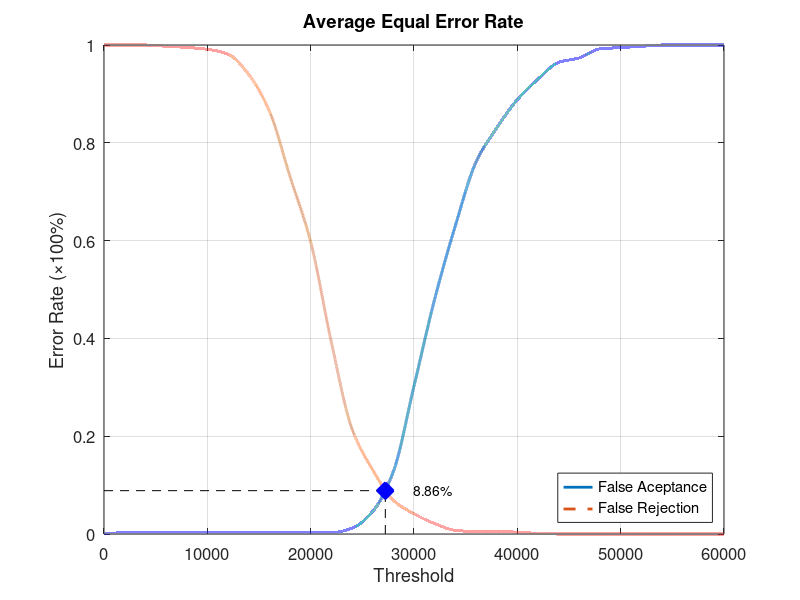
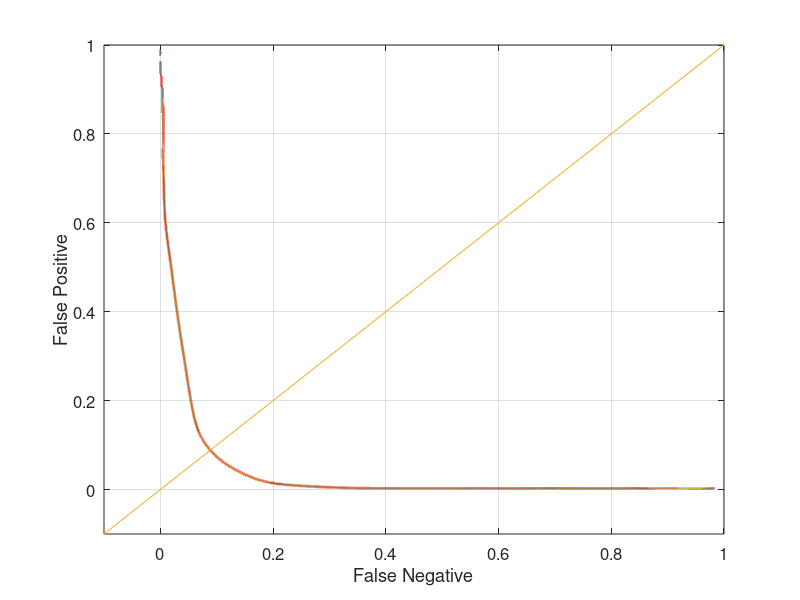

Write MATLAB code to recreate these figures, in order.
function yEER = Experiment3Average
close all;
clear;
clc;
x = 0:2000:60000;
xq = 0:0.5:60000;

y0 = [0 0.00263158 0.00263158 0.00263158 0.00263158 0.00263158 0.00263158 0.00263158 0.00263158 0.00263158 0.00263158 0.00263158 0.0118421 0.0460526 0.127632 0.302632 0.480263 0.630263 0.760526 0.830263 0.888158 0.930263 0.964474 0.973684 0.992105 0.994737 0.997368 1 1 1 1];
yy0 = interp1(x, y0, xq, 'pchip');
y1 = [1 1 1 0.9975 0.995 0.99125 0.98125 0.94 0.865 0.73125 0.5975 0.3925 0.215 0.13125 0.06875 0.04125 0.02125 0.0075 0.005 0.005 0.00375 0.00125 0 0 0 0 0 0 0 0 0];
yy1 = interp1(x, y1, xq, 'pchip');

% Calculating EER: 
y2 = abs(y0 - y1);
find(y2 == min(y2))
yy2 = abs(yy0 - yy1);
xEER = find(yy2 == min(yy2));
xEERIndex = xq(xEER) % X-axis EER
yEER = yy0(xEER) % Y-axis EER

main = figure
plot(xq, yy0,'-','LineWidth', 2);	hold on
plot(xq, yy1,'--','LineWidth', 2);	hold on
plot([xEERIndex xEERIndex], [0 yEER], 'k--');	hold on
plot([0 xEERIndex], [yEER yEER], 'k--');	hold on
plot(xEERIndex, yEER, 'bx', 'LineWidth', 10);	hold on
text(xEERIndex + 10 * xEERIndex / 100, yEER, [num2str(round((10000 * yEER)) / 100) '%'])
legend('False Aceptance', 'False Rejection', 'Location', 'SouthEast')
xlabel('Threshold')
ylabel('Error Rate (\times100%)')
title('Average Equal Error Rate')
set(gca, 'FontSize', 12)
axis([0 60000 0 1])
grid on

print(main, 'Experiment3AverageMain', '-dpng');
FNRxFPR = figure('Color', [1 1 1]);
plot(yy1, yy0, '-', yy1, yy0, 'LineWidth', 2);
hold on
y = -0.1:0.1:1
plot(y, y); 
set(gca, 'FontSize', 12)
xlabel('False Negative')
ylabel('False Positive')
axis([-0.1 1 -0.1 1])
set(gca, 'FontSize', 12)
grid on

print(FNRxFPR, 'Experiment3AverageFNRxFPR','-dpng');
end
